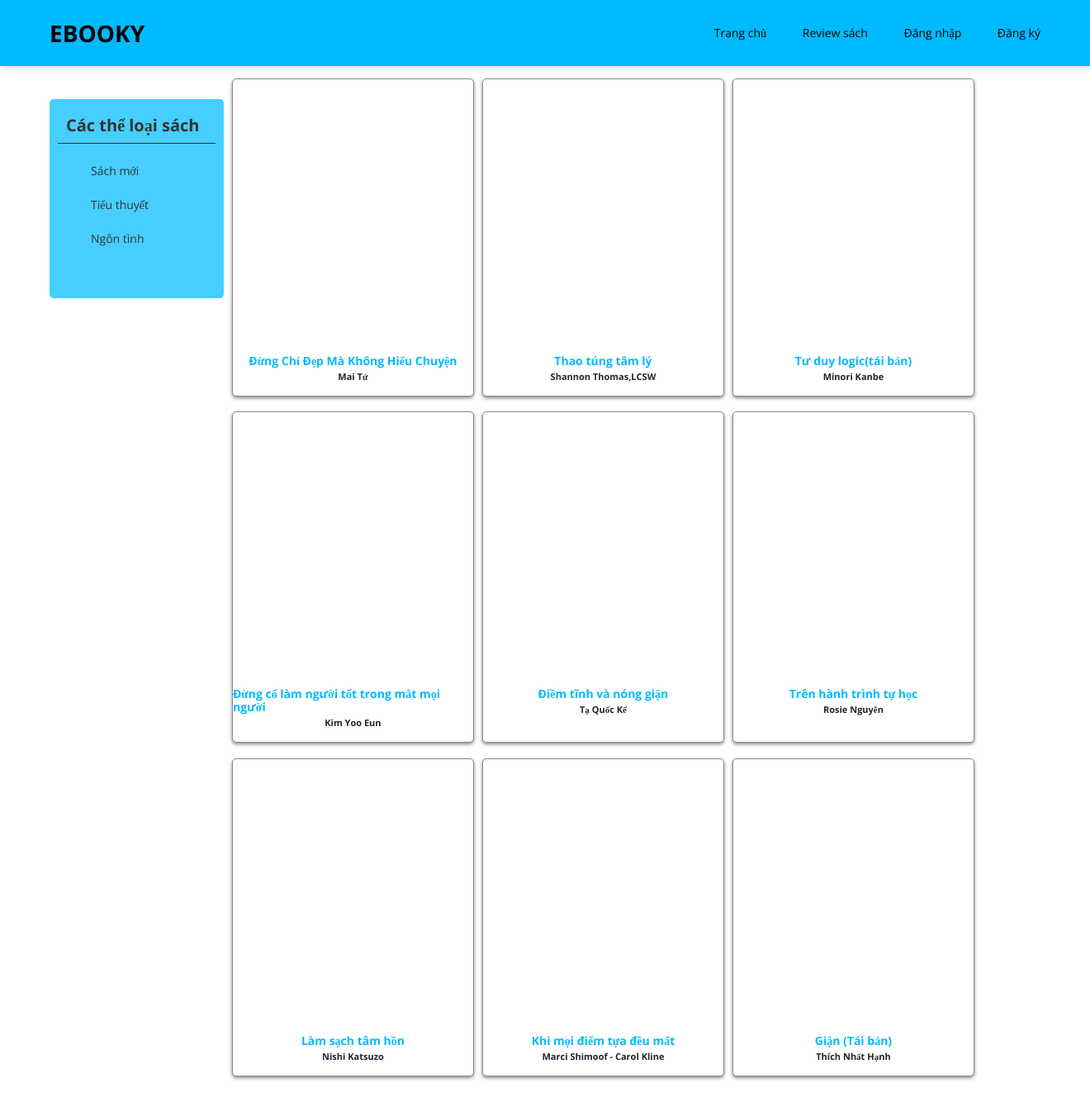
The page / on the database its author committed.
### tables this page shows
CREATE TABLE IF NOT EXISTS `ebook` (
  `ID` varchar(10) NOT NULL,
  `Poster` varchar(100) DEFAULT NULL,
  `Bookname` varchar(100) DEFAULT NULL,
  `Author` varchar(50) DEFAULT NULL,
  `Datepublish` date DEFAULT NULL,
  `Description` mediumtext
);

### index.php (the view, shortened to what this page needs)
<!DOCTYPE html>
<html lang="en">
<head>
    <link rel="stylesheet" href="./assets/css/main.css">
</head>
<body>
    <div class="website">
        <header class="header">
            <div class="grid">
                <div class="header-contain">
                    <div class="header_logo">
                        <h1>EBOOKY</h1>
                    </div>
                    <div class="header_navbar">
                        <?php
                        if(isset($_SESSION["email"])) {
                            echo'
                            <ul class="header_navbar_list_item">
                                <a href="#" class="header_navbar_account">Trang chủ</a>
                            </ul>
                            <ul class="header_navbar_list_item">
                                <a href="#" class="header_navbar_account">Review sách</a>
                            </ul>
                            <ul class="header_navbar_list_item">
                                <a href="#" class="header_navbar_account">Tên tài khoản người dùng</a>
                            </ul>
                            <ul class="header_navbar_list_item">
                                <a href="logout.php" class="header_navbar_account">Đăng xuất</a>
                            </ul>';
                        }
                        else {
                        echo '
                        <ul class="header_navbar_list_item">
                                <a href="#" class="header_navbar_account">Trang chủ</a>
                            </ul>
                        <ul class="header_navbar_list_item">
                                <a href="#" class="header_navbar_account">Review sách</a>
                        </ul>
                        <ul class="header_navbar_list_item">
                            <a href="./login.html" class="header_navbar_account">Đăng nhập</a>
                        </ul>
                        <ul class="header_navbar_list_item">
                            <a href="./signup.html" class="header_navbar_account">Đăng ký</a>
                        </ul>
                        ';
                        }
                        ?>
                    </div>
                </div>
            </div>
        </header>
        <div class="container">
            <div class="grid">
                <div class="grid-row">
                    <div class="grid-column__2">
                        <div class="cotainer-navbar-menu">
                            <h2 class="cotainer-navbar-menu__header">Các thể loại sách</h2>
                            <ul class="container-navbar-menu__list">
                                <li class="container-navbar-menu__item">Sách mới</li>
                                <li class="container-navbar-menu__item">Tiểu thuyết</li>
                                <li class="container-navbar-menu__item">Ngôn tình</li>
                            </ul>
                        </div>
                    </div>
                    <div class="grid-column__10">
                        <div class="grid-row">
                            <?php
                                require_once 'connectdb.php';
                                $sql = "SELECT * FROM ebook";
                                $result = mysqli_query($conn, $sql);
                                if(mysqli_num_rows($result) > 0 ){
                                while($row = mysqli_fetch_assoc($result)){ ?>
                                <div class="grid-column__2-3">
                                    <a class="container-book__box" href="./info_book?id=<?php echo $row['ID']?>">
                                        <div class="container-book__img" style="background-image: url(<?php echo $row['Poster']?>)"></div>
                                        <h4 class="container-book-item__namebook"><?php echo $row['Bookname']?></h4>
                                        <h5 class="container-book-item__nameauthor"><?php echo $row['Author']?></h5>
                                    </a>
                                </div>
                                <?php }  }else{
                                echo "0 result";}
                            ?>
                        </div>
                    </div>
                </div>
            </div>
        </div>
    </div>
</body>
</html>

### assets/css/main.css (style rules this page uses)
* { margin: 0px; }
html { background-color: #fff; }
.grid { width:1200px; max-width: 100%; margin: 0 auto; }
.grid-row { margin-left: -5px; margin-right: -60px; display: flex; flex-wrap: wrap; }
.grid-column__10 { padding-left: 5px; padding-right: 5px; width: 81.3333%; }
.grid-column__2 { padding-left: 5px; padding-right: 5px; width: 16.6667%; }
.grid-column__2-3 { padding-left: 5px; padding-right: 5px; width: 26.77756%; }
body { font-family: 'Open Sans','sans-serif'; font-size: 14px; color: #111; line-height: 1.15; }
h2 { font-size: 20px; color: #111; }
h4 { font-size: 13px; color: #111; }
.header { display: flex; height: 80px; width: 100%; align-items: center; top: 0; position: fixed; z-index: 4; box-shadow: 3px 1px 10px #cccc; background-color: #00BAFF; }
.header-contain { display: flex; justify-content: space-between; }
.header_navbar_account { display: block; }
.header_logo { color: black; }
.header_navbar { margin: auto 0; }
.header_navbar_list_item { display: inline-block; color: black; }
.header_navbar_list_item a { color: rgb(0, 0, 0); text-decoration: none; }
.header_navbar_account { list-style: none; }
.container { margin-top: 80px; background-color: #fff; margin-bottom: 80px; }
.cotainer-navbar-menu { margin-top: 40px; margin-bottom: 30PX; opacity: 80%; border-radius: 5px; padding: 10px; height: 18%; background-color: #00bbffe8; }
.cotainer-navbar-menu__header { padding: 10px; border-bottom: 1px solid #000; color: #000; }
.container-navbar-menu__list { list-style: none; color: #000; }
.container-navbar-menu__item { margin: 25px 0px; transition: transform linear 0.3s; right: 0px; will-change: transform; cursor: pointer; }
.container-book__box { margin-top: 40px; background-color: #f1f1f1; display: block; background-color: #fff; margin: 15px 0px; border-radius: 5px; box-shadow: 0px 2px 4px 0 #888888; border: 1px solid #888888; height: 95%; transition: transform ease-in 0.1s; will-change: transform; z-index: -40; text-decoration:none; }
.container-book__img { padding-top: 80%; background-size: cover; background-repeat: no-repeat; background-position: center; border-top-left-radius: 5px; border-top-right-radius: 5px; height: 80px; }
.container-book-item__namebook { text-decoration: none; display: flex; justify-content: center; align-items: center; padding: 20px 0px 0px 0px; font-size: 14px; font-weight: bold; color: #00baff; text-decoration: solid; }
.container-book-item__nameauthor { text-decoration: none; display: flex; justify-content: center; font-size: 11px; color: #1f262f ; padding: 5px }

### rows shown on the page
ebook: Bookname "Đừng Chỉ Đẹp Mà Không Hiểu Chuyện", Author "Mai Tử"
ebook: Bookname "Thao túng tâm lý", Author "Shannon Thomas,LCSW"
ebook: Bookname "Tư duy logic(tái bản)", Author "Minori Kanbe"
ebook: Bookname "Đừng cố làm người tốt trong mắt mọi người", Author "Kim Yoo Eun"
ebook: Bookname "Điềm tĩnh và nóng giận", Author "Tạ Quốc Kế"
ebook: Bookname "Trên hành trình tự học", Author "Rosie Nguyễn"
ebook: Bookname "Làm sạch tâm hồn", Author "Nishi Katsuzo"
ebook: Bookname "Khi mọi điểm tựa đều mất", Author "Marci Shimoof - Carol Kline"
ebook: Bookname "Giận (Tái bản)", Author "Thích Nhất Hạnh"
